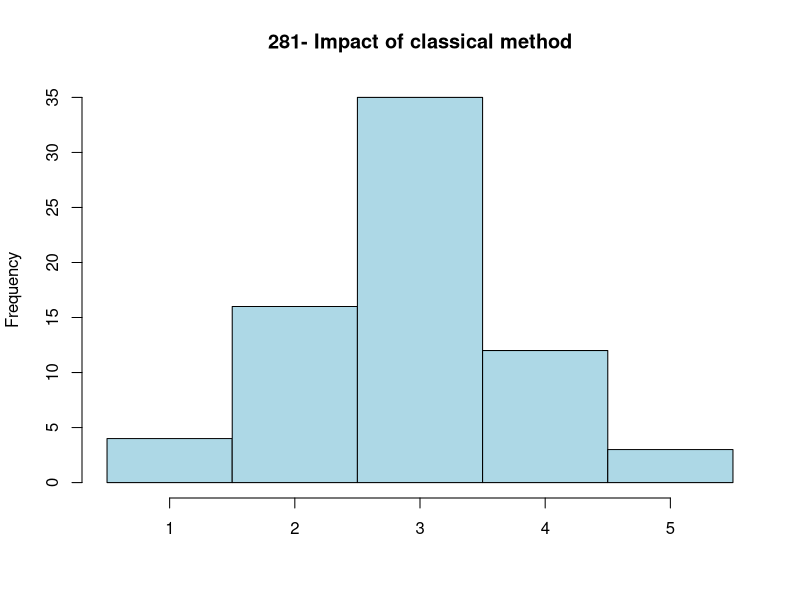
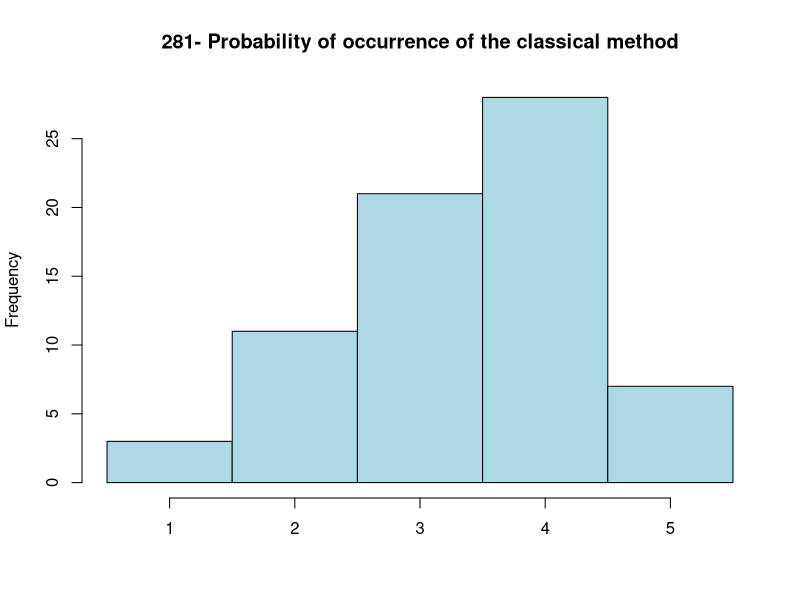
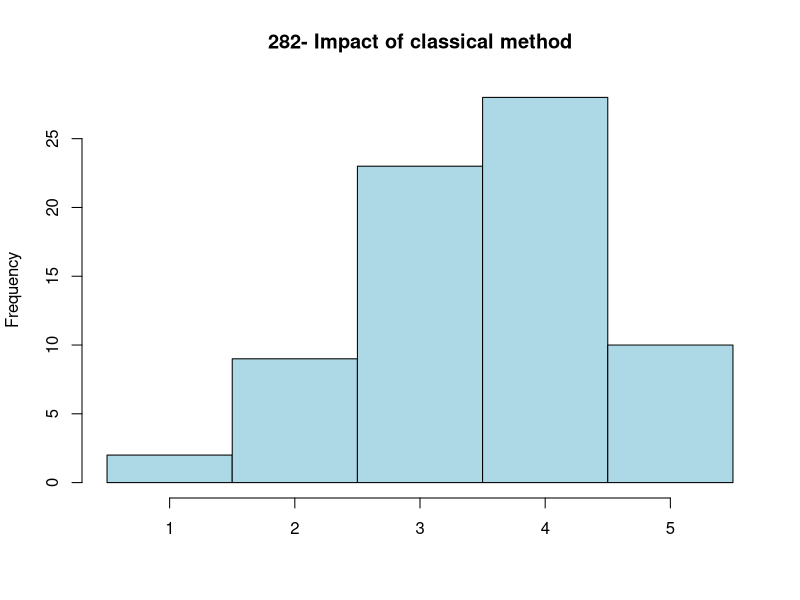
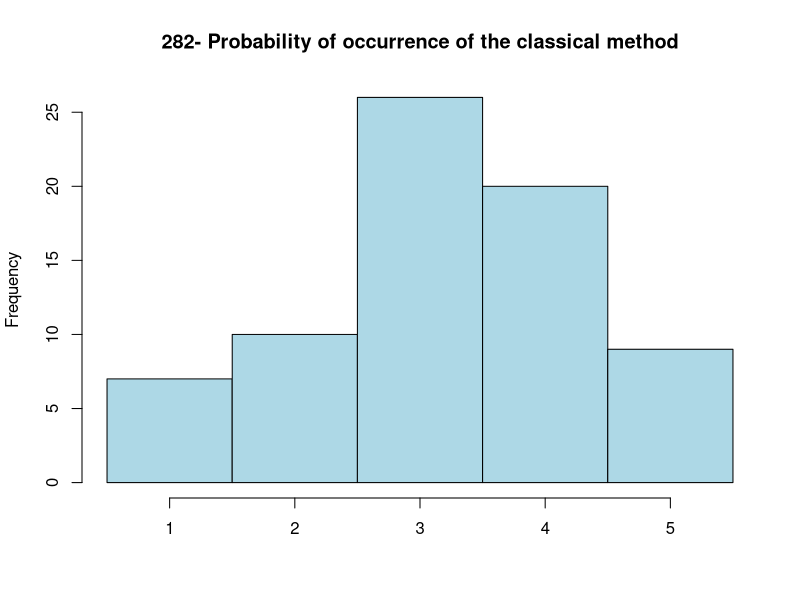
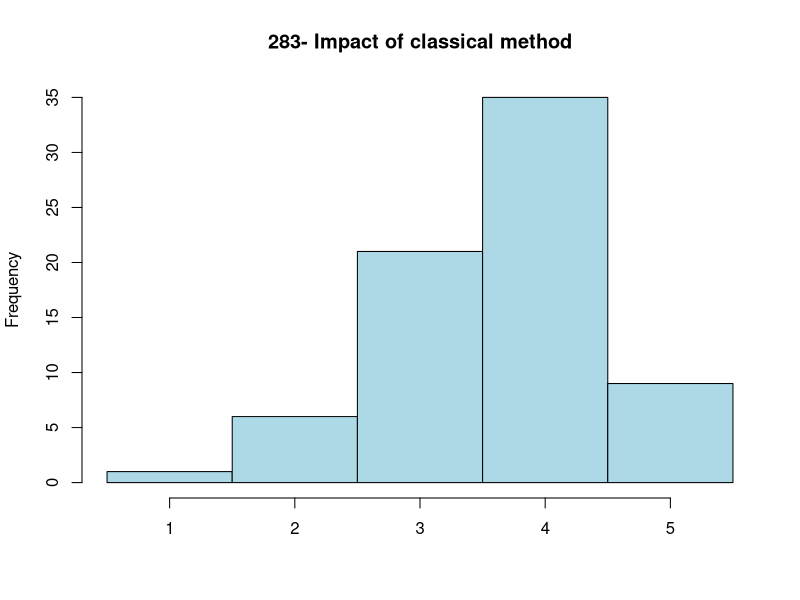
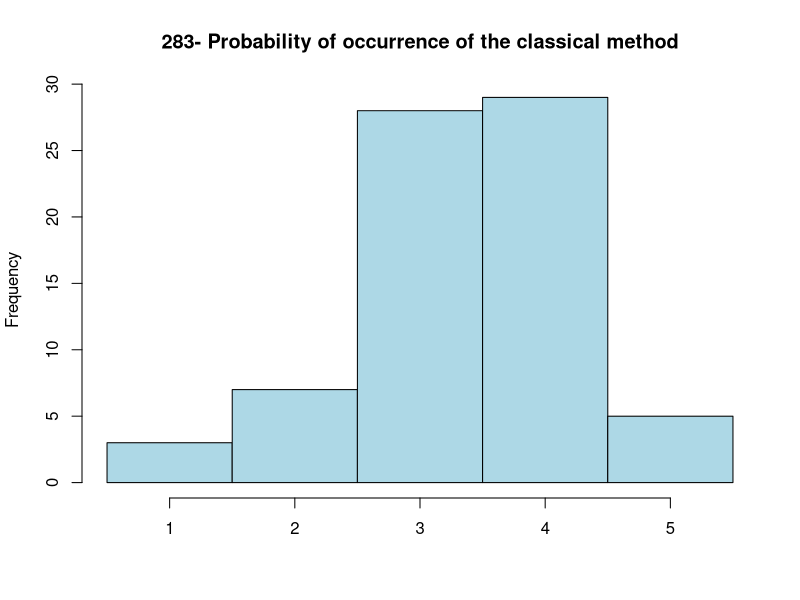
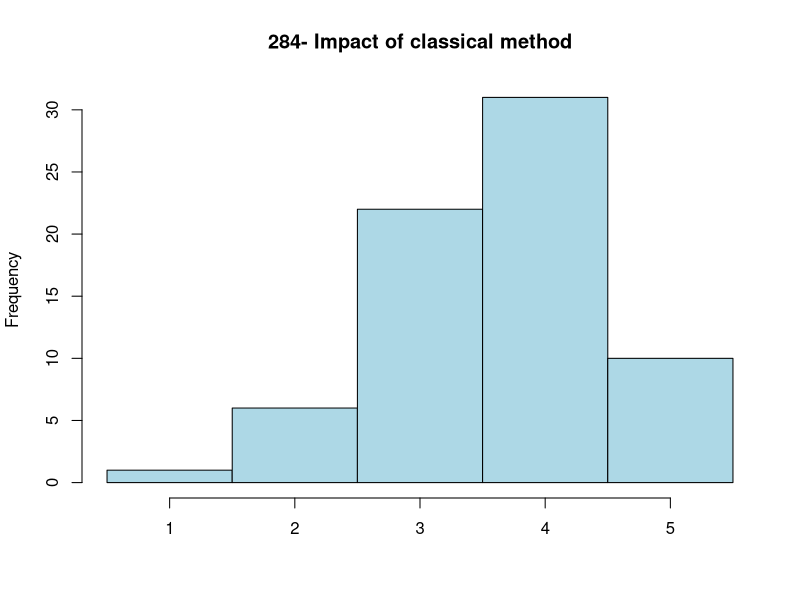
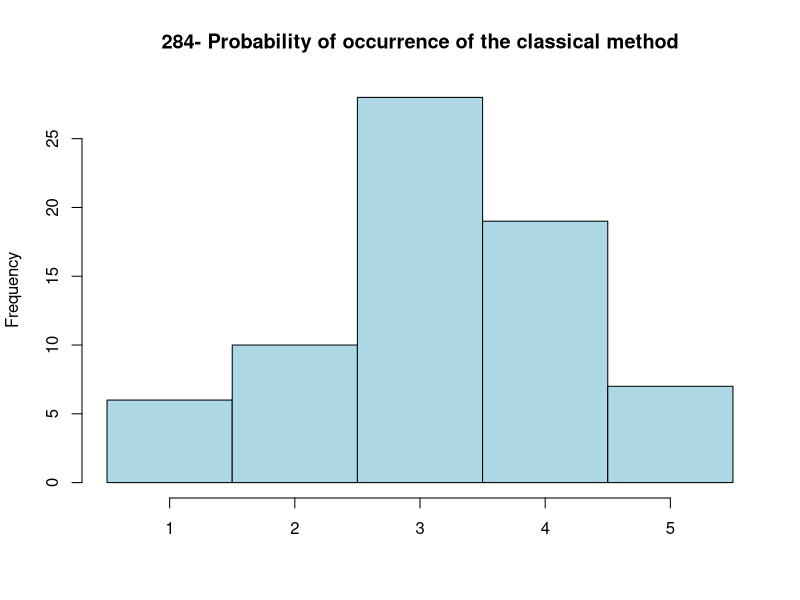

R code for these plots, in order: (Note: this script raises an error after producing the figures.)
#Aufbau und Speicherung des Histogramms für Eintritt und Auswirkung jedes Szenarios auf Basis der klassischen Methode


library(plotrix)
library(dplyr)
library(ggplot2)
library(grid)
library(RColorBrewer)

answerstable <- read.csv(file = 'myapp/Data/RQ1_corrected.csv', header=TRUE) #importiere das answers file

dfall <- answerstable %>% filter(QUES2SURV_METHOD == "classic" & ANS2SURV_ANSWERED == 1)
scenarios <- as.data.frame(table(dfall$QUES_ID))
numberscenarios  <- nrow(scenarios)

for (anz in 1:numberscenarios) {
  actualscenario =as.vector(scenarios[anz,1])
  scentext <- (paste0("", actualscenario))
  print (scentext)
  df <- answerstable %>% filter(QUES2SURV_METHOD == "classic" & ANS2SURV_ANSWERED == 1 & QUES_ID == actualscenario)
  actualtype <- (df$QUES_TYP[1])
  numberofanswers <- nrow(df)
  histImpactclassic <- df[,'IMPACT']
  histOccurrenceclassic <- df[,'OCCURRENCE']
  print (table(histOccurrenceclassic))
  IMPACT <- (histImpactclassic-0.25)
  OCCURRENCE <- (histOccurrenceclassic-0.25)
  headtitleImpact <- (paste0(scentext,"- Impact of classical method"))
  headtitleOcc <- (paste0(scentext,"- Probability of occurrence of the classical method"))
  filetitleImpact <- (paste0("myapp/pictures/30_hist_classic/",scentext,"- Impact.png"))
  filetitleOcc <- (paste0("myapp/pictures/30_hist_classic/",scentext,"- Occurrence.png"))
  #histImpact <- replace(histImpactclassic,,histImpactclassic-0.5)
  #histImpact <- sapply(histImpactclassic,quantile)
  
  png(file=filetitleImpact,width=600, height=600)
  hist(IMPACT,breaks = c(0.5,1.5,2.5,3.5,4.5,5.5), main=headtitleImpact,xlim=c(0.5,5.5),labels = FALSE,col="lightblue",xlab = "" )
  dev.off()
  
  png(file=filetitleOcc,width=600, height=600)
  hist(OCCURRENCE,breaks = c(0.5,1.5,2.5,3.5,4.5,5.5), main=headtitleOcc,xlim=c(0.5,5.5),labels = FALSE,col="lightblue",xlab = "" )
  dev.off()
  
}